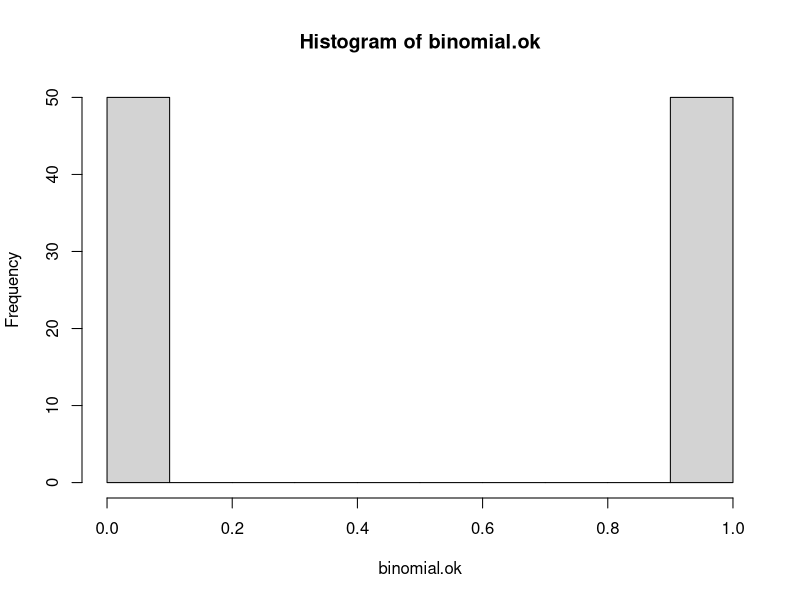
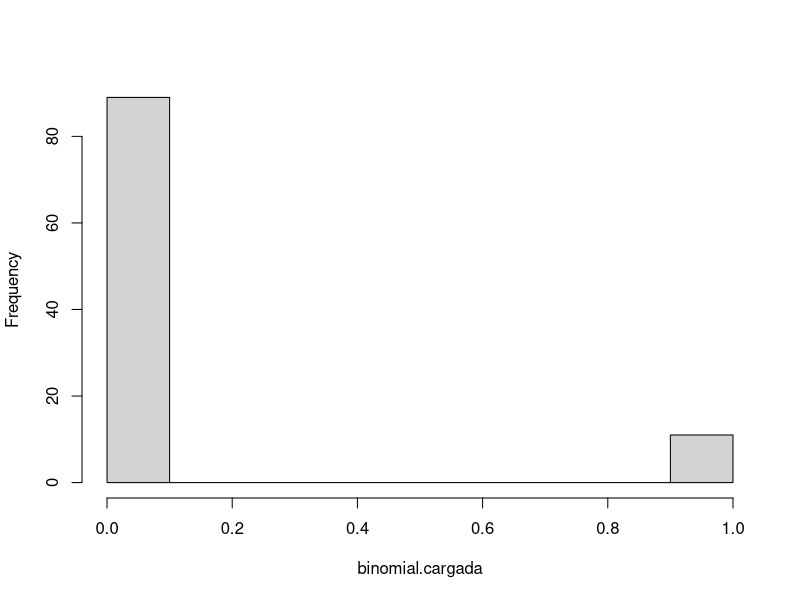

Write the R code that produced these figures, in order.
set.seed(2020)
options(scipen=9999999)


# Normal 
binomial.ok = rbinom(
        100, # N
        1, # pruebas (se tira la moneda una vez)
        0.5 # probabilidad de obtener 1. 
        )
hist(binomial.ok)

# Cargada 
binomial.cargada = rbinom(
        100, # N
        1, # pruebas (se tira la moneda una vez)
        0.1 # probabilidad de obtener 1. 
)
hist(binomial.cargada, main = "")
